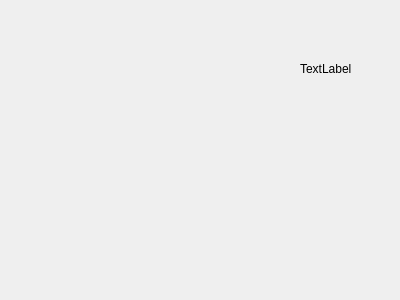
<?xml version="1.0" encoding="UTF-8"?>
<ui version="4.0">
 <class>recyclebin</class>
 <widget class="QWidget" name="recyclebin">
  <property name="geometry">
   <rect>
    <x>0</x>
    <y>0</y>
    <width>400</width>
    <height>300</height>
   </rect>
  </property>
  <property name="windowTitle">
   <string>Form</string>
  </property>
  <widget class="QLabel" name="label">
   <property name="geometry">
    <rect>
     <x>300</x>
     <y>60</y>
     <width>59</width>
     <height>17</height>
    </rect>
   </property>
   <property name="text">
    <string>TextLabel</string>
   </property>
  </widget>
 </widget>
 <resources/>
 <connections/>
</ui>
